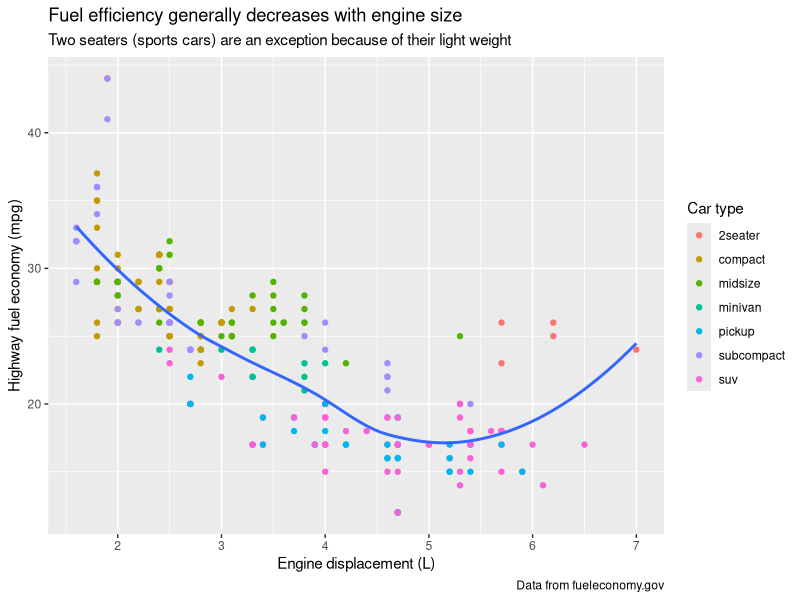
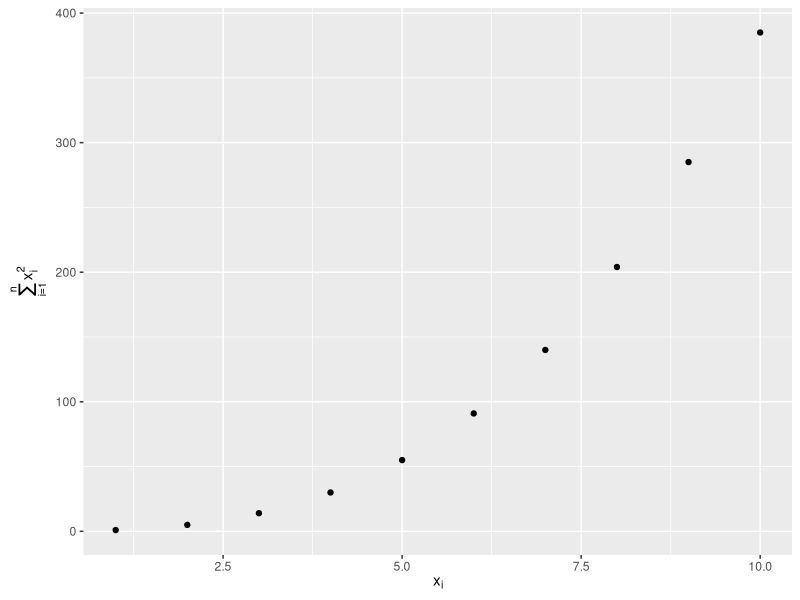
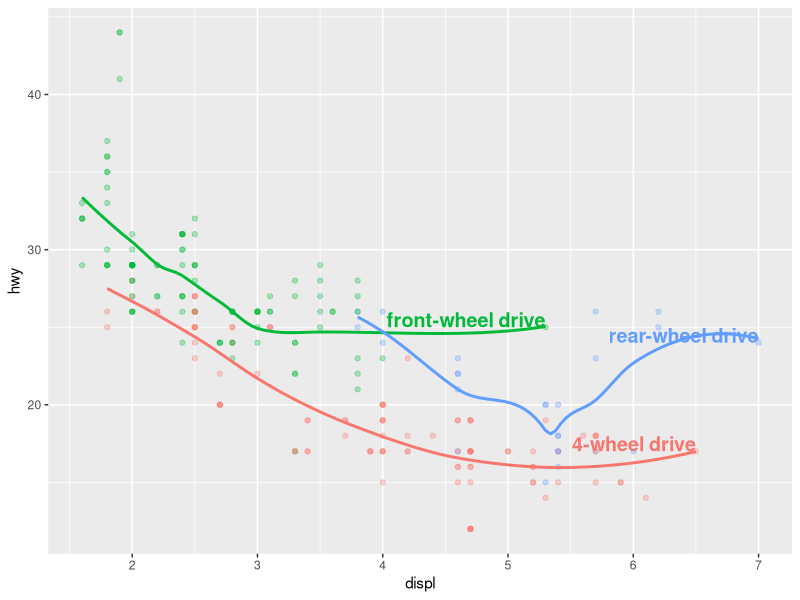
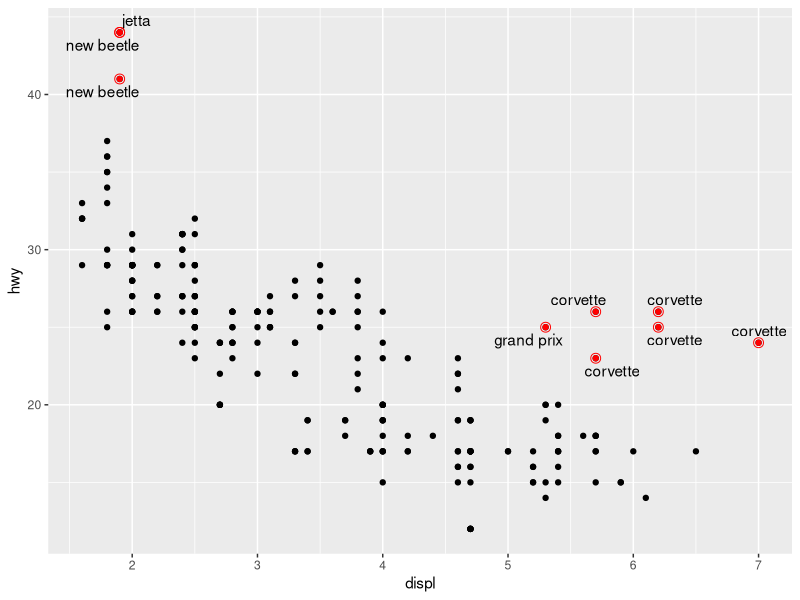
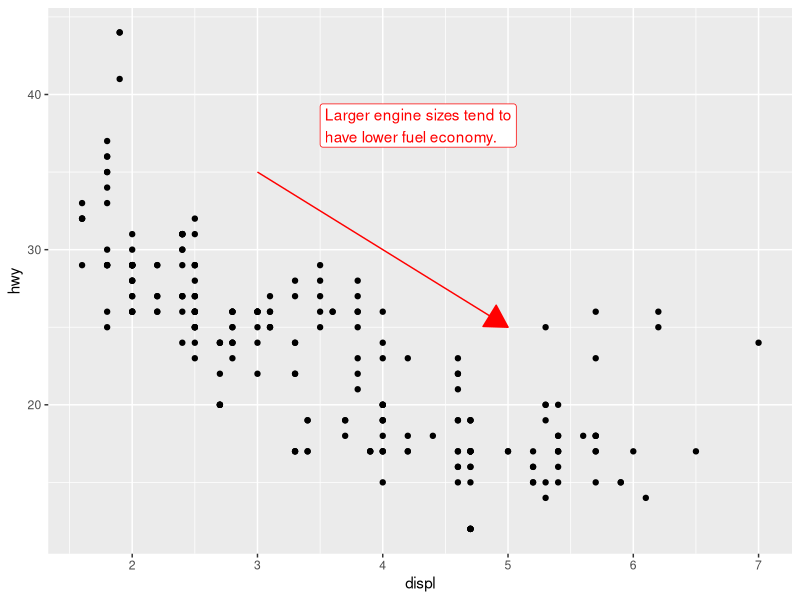
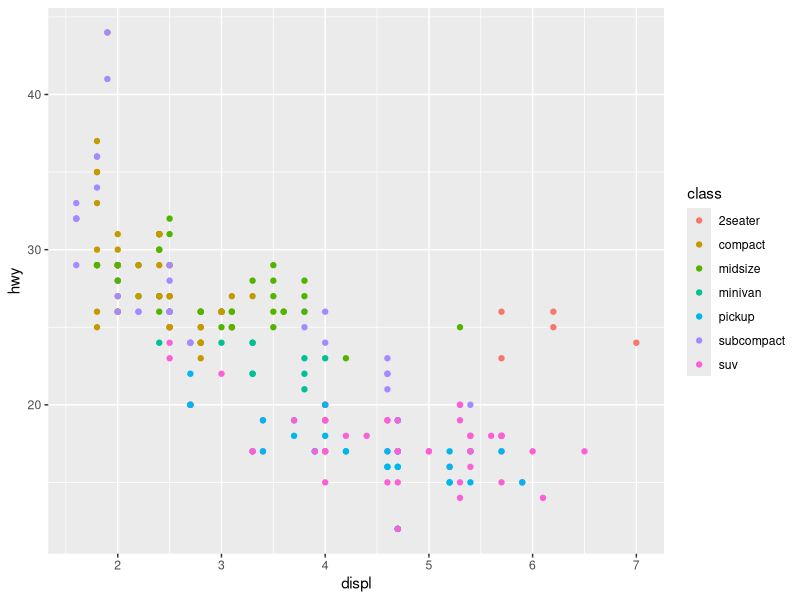
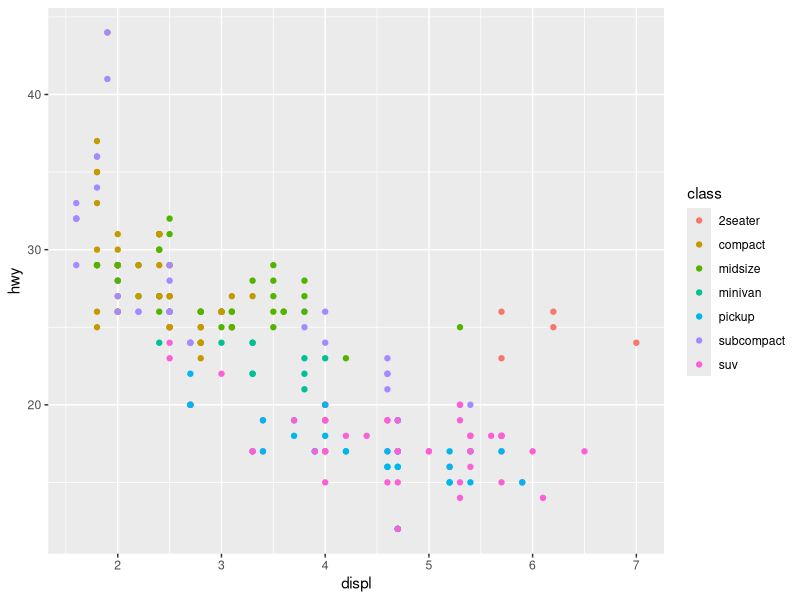
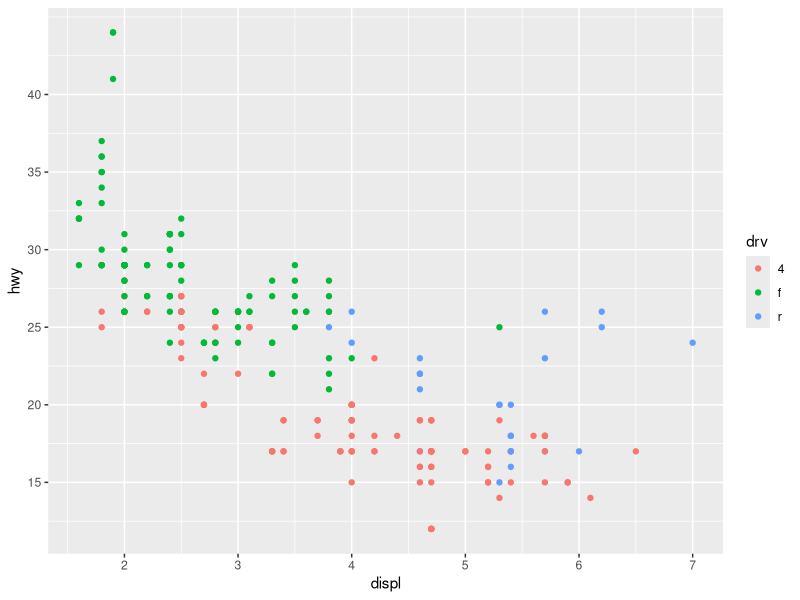

The R script that drew these images, in order:
#Chapter 11  Communication................

#11.1.1 Prerequisites

library(tidyverse)
library(scales)
library(ggrepel)
library(patchwork)

#11.2 Labels

ggplot(mpg, aes(x = displ, y = hwy)) +
  geom_point(aes(color = class)) +
  geom_smooth(se = FALSE) +
  labs(
    x = "Engine displacement (L)",
    y = "Highway fuel economy (mpg)",
    color = "Car type",
    title = "Fuel efficiency generally decreases with engine size",
    subtitle = "Two seaters (sports cars) are an exception because of their light weight",
    caption = "Data from fueleconomy.gov"
  )

df <- tibble(
  x = 1:10,
  y = cumsum(x^2)
)

ggplot(df, aes(x, y)) +
  geom_point() +
  labs(
    x = quote(x[i]),
    y = quote(sum(x[i] ^ 2, i == 1, n))
  )

#11.3 Annotations

label_info <- mpg |>
  group_by(drv) |>
  arrange(desc(displ)) |>
  slice_head(n = 1) |>
  mutate(
    drive_type = case_when(
      drv == "f" ~ "front-wheel drive",
      drv == "r" ~ "rear-wheel drive",
      drv == "4" ~ "4-wheel drive"
    )
  ) |>
  select(displ, hwy, drv, drive_type)

ggplot(mpg, aes(x = displ, y = hwy, color = drv)) +
  geom_point(alpha = 0.3) +
  geom_smooth(se = FALSE) +
  geom_text(
    data = label_info, 
    aes(x = displ, y = hwy, label = drive_type),
    fontface = "bold", size = 5, hjust = "right", vjust = "bottom"
  ) +
  theme(legend.position = "none")

potential_outliers <- mpg |>
  filter(hwy > 40 | (hwy > 20 & displ > 5))

ggplot(mpg, aes(x = displ, y = hwy)) +
  geom_point() +
  geom_text_repel(data = potential_outliers, aes(label = model)) +
  geom_point(data = potential_outliers, color = "red") +
  geom_point(
    data = potential_outliers,
    color = "red", size = 3, shape = "circle open"
  )

trend_text <- "Larger engine sizes tend to have lower fuel economy." |>
  str_wrap(width = 30)
trend_text

ggplot(mpg, aes(x = displ, y = hwy)) +
  geom_point() +
  annotate(
    geom = "label", x = 3.5, y = 38,
    label = trend_text,
    hjust = "left", color = "red"
  ) +
  annotate(
    geom = "segment",
    x = 3, y = 35, xend = 5, yend = 25, color = "red",
    arrow = arrow(type = "closed")
  )

#11.4 Scales

ggplot(mpg, aes(x = displ, y = hwy)) +
  geom_point(aes(color = class))

ggplot(mpg, aes(x = displ, y = hwy)) +
  geom_point(aes(color = class)) +
  scale_x_continuous() +
  scale_y_continuous() +
  scale_color_discrete()

#11.4.2 Axis ticks and legend keys

ggplot(mpg, aes(x = displ, y = hwy, color = drv)) +
  geom_point() +
  scale_y_continuous(breaks = seq(15, 40, by = 5)) 

ggplot(mpg, aes(x = displ, y = hwy, color = drv)) +
  geom_point() +
  scale_x_continuous(labels = NULL) +
  scale_y_continuous(labels = NULL) +
  scale_color_discrete(labels = c("4" = "4-wheel", "f" = "front", "r" = "rear"))

# Left
ggplot(diamonds, aes(x = price, y = cut)) +
  geom_boxplot(alpha = 0.05) +
  scale_x_continuous(labels = label_dollar())

# Right
ggplot(diamonds, aes(x = price, y = cut)) +
  geom_boxplot(alpha = 0.05) +
  scale_x_continuous(
    labels = label_dollar(scale = 1/1000, suffix = "K"), 
    breaks = seq(1000, 19000, by = 6000)
  )

ggplot(diamonds, aes(x = cut, fill = clarity)) +
  geom_bar(position = "fill") +
  scale_y_continuous(name = "Percentage", labels = label_percent())

presidential |>
  mutate(id = 33 + row_number()) |>
  ggplot(aes(x = start, y = id)) +
  geom_point() +
  geom_segment(aes(xend = end, yend = id)) +
  scale_x_date(name = NULL, breaks = presidential$start, date_labels = "'%y")

#11.4.3 Legend layout

base <- ggplot(mpg, aes(x = displ, y = hwy)) +
  geom_point(aes(color = class))

base + theme(legend.position = "right") # the default
base + theme(legend.position = "left")
base + 
  theme(legend.position = "top") +
  guides(color = guide_legend(nrow = 3))
base + 
  theme(legend.position = "bottom") +
  guides(color = guide_legend(nrow = 3))

ggplot(mpg, aes(x = displ, y = hwy)) +
  geom_point(aes(color = class)) +
  geom_smooth(se = FALSE) +
  theme(legend.position = "bottom") +
  guides(color = guide_legend(nrow = 2, override.aes = list(size = 4)))
#> `geom_smooth()` using method = 'loess' and formula = 'y ~ x'

#11.4.4 Replacing a scale

# Left
ggplot(diamonds, aes(x = carat, y = price)) +
  geom_bin2d()

# Right
ggplot(diamonds, aes(x = log10(carat), y = log10(price))) +
  geom_bin2d()

ggplot(diamonds, aes(x = carat, y = price)) +
  geom_bin2d() + 
  scale_x_log10() + 
  scale_y_log10()

ggplot(mpg, aes(x = displ, y = hwy)) +
  geom_point(aes(color = drv))

ggplot(mpg, aes(x = displ, y = hwy)) +
  geom_point(aes(color = drv)) +
  scale_color_brewer(palette = "Set1")

ggplot(mpg, aes(x = displ, y = hwy)) +
  geom_point(aes(color = drv, shape = drv)) +
  scale_color_brewer(palette = "Set1")

presidential |>
  mutate(id = 33 + row_number()) |>
  ggplot(aes(x = start, y = id, color = party)) +
  geom_point() +
  geom_segment(aes(xend = end, yend = id)) +
  scale_color_manual(values = c(Republican = "#E81B23", Democratic = "#00AEF3"))

df <- tibble(
  x = rnorm(10000),
  y = rnorm(10000)
)

ggplot(df, aes(x, y)) +
  geom_hex() +
  coord_fixed() +
  labs(title = "Default, continuous", x = NULL, y = NULL)

ggplot(df, aes(x, y)) +
  geom_hex() +
  coord_fixed() +
  scale_fill_viridis_c() +
  labs(title = "Viridis, continuous", x = NULL, y = NULL)

ggplot(df, aes(x, y)) +
  geom_hex() +
  coord_fixed() +
  scale_fill_viridis_b() +
  labs(title = "Viridis, binned", x = NULL, y = NULL)

#11.4.5 Zooming

# Left
ggplot(mpg, aes(x = displ, y = hwy)) +
  geom_point(aes(color = drv)) +
  geom_smooth()

# Right
mpg |>
  filter(displ >= 5 & displ <= 6 & hwy >= 10 & hwy <= 25) |>
  ggplot(aes(x = displ, y = hwy)) +
  geom_point(aes(color = drv)) +
  geom_smooth()

# Left
ggplot(mpg, aes(x = displ, y = hwy)) +
  geom_point(aes(color = drv)) +
  geom_smooth() +
  scale_x_continuous(limits = c(5, 6)) +
  scale_y_continuous(limits = c(10, 25))

# Right
ggplot(mpg, aes(x = displ, y = hwy)) +
  geom_point(aes(color = drv)) +
  geom_smooth() +
  coord_cartesian(xlim = c(5, 6), ylim = c(10, 25))

suv <- mpg |> filter(class == "suv")
compact <- mpg |> filter(class == "compact")

# Left
ggplot(suv, aes(x = displ, y = hwy, color = drv)) +
  geom_point()

# Right
ggplot(compact, aes(x = displ, y = hwy, color = drv)) +
  geom_point()

x_scale <- scale_x_continuous(limits = range(mpg$displ))
y_scale <- scale_y_continuous(limits = range(mpg$hwy))
col_scale <- scale_color_discrete(limits = unique(mpg$drv))

# Left
ggplot(suv, aes(x = displ, y = hwy, color = drv)) +
  geom_point() +
  x_scale +
  y_scale +
  col_scale

# Right
ggplot(compact, aes(x = displ, y = hwy, color = drv)) +
  geom_point() +
  x_scale +
  y_scale +
  col_scale

#11.5 Themes

ggplot(mpg, aes(x = displ, y = hwy)) +
  geom_point(aes(color = class)) +
  geom_smooth(se = FALSE) +
  theme_bw()

ggplot(mpg, aes(x = displ, y = hwy, color = drv)) +
  geom_point() +
  labs(
    title = "Larger engine sizes tend to have lower fuel economy",
    caption = "Source: https://fueleconomy.gov."
  ) +
  theme(
    legend.position = c(0.6, 0.7),
    legend.direction = "horizontal",
    legend.box.background = element_rect(color = "black"),
    plot.title = element_text(face = "bold"),
    plot.title.position = "plot",
    plot.caption.position = "plot",
    plot.caption = element_text(hjust = 0)
  )
#> Warning: A numeric `legend.position` argument in `theme()` was deprecated in ggplot2
#> 3.5.0.
#> ℹ Please use the `legend.position.inside` argument of `theme()` instead.

#11.6 Layout

p1 <- ggplot(mpg, aes(x = displ, y = hwy)) + 
  geom_point() + 
  labs(title = "Plot 1")
p2 <- ggplot(mpg, aes(x = drv, y = hwy)) + 
  geom_boxplot() + 
  labs(title = "Plot 2")
p1 + p2

p3 <- ggplot(mpg, aes(x = cty, y = hwy)) + 
  geom_point() + 
  labs(title = "Plot 3")
(p1 | p3) / p2


p1 <- ggplot(mpg, aes(x = drv, y = cty, color = drv)) + 
  geom_boxplot(show.legend = FALSE) + 
  labs(title = "Plot 1")

p2 <- ggplot(mpg, aes(x = drv, y = hwy, color = drv)) + 
  geom_boxplot(show.legend = FALSE) + 
  labs(title = "Plot 2")

p3 <- ggplot(mpg, aes(x = cty, color = drv, fill = drv)) + 
  geom_density(alpha = 0.5) + 
  labs(title = "Plot 3")

p4 <- ggplot(mpg, aes(x = hwy, color = drv, fill = drv)) + 
  geom_density(alpha = 0.5) + 
  labs(title = "Plot 4")

p5 <- ggplot(mpg, aes(x = cty, y = hwy, color = drv)) + 
  geom_point(show.legend = FALSE) + 
  facet_wrap(~drv) +
  labs(title = "Plot 5")

(guide_area() / (p1 + p2) / (p3 + p4) / p5) +
  plot_annotation(
    title = "City and highway mileage for cars with different drive trains",
    caption = "Source: https://fueleconomy.gov."
  ) +
  plot_layout(
    guides = "collect",
    heights = c(1, 3, 2, 4)
  ) &
  theme(legend.position = "top")

library(ggplot2)

ggplot(mpg, aes(x = displ, y = hwy, color = class)) +
  geom_point() +
  geom_smooth(se = FALSE) +
  labs(
    title = "Fuel Efficiency vs. Engine Size",
    subtitle = "Sports cars tend to have higher efficiency despite larger engines",
    x = "Engine Displacement (L)",
    y = "Highway Fuel Economy (mpg)",
    color = "Car Type",
    caption = "Data source: fueleconomy.gov"
  )



ggplot(mpg, aes(x = cty, y = hwy, color = drv, shape = drv)) +
  geom_point() +
  labs(
    title = "City vs. Highway MPG by Drive Type",
    subtitle = "Different shapes and colors represent drive types",
    x = "City MPG",
    y = "Highway MPG",
    color = "Type of Drive Train",
    shape = "Type of Drive Train",
    caption = "Data source: fueleconomy.gov"
  )

ggplot(mpg, aes(x = displ, y = hwy)) +
  geom_point() +
  labs(
    title = "Main Title Explaining the Plot's Insight",
    subtitle = "Additional details to give context",
    x = "X-axis Label",
    y = "Y-axis Label",
    caption = "Data source: Your source"
  )

ggplot(mpg, aes(x = displ, y = hwy)) +
  geom_point() +
  annotate("text", x = 2, y = 45, label = "Top Left", hjust = 0) +
  annotate("text", x = 6, y = 45, label = "Top Right", hjust = 1) +
  annotate("text", x = 2, y = 15, label = "Bottom Left", hjust = 0) +
  annotate("text", x = 6, y = 15, label = "Bottom Right", hjust = 1) +
  labs(
    title = "Fuel Efficiency vs. Engine Size",
    subtitle = "Sports cars tend to have higher efficiency despite larger engines",
    x = "Engine Displacement (L)",
    y = "Highway Fuel Economy (mpg)",
    caption = "Data source: fueleconomy.gov"
  )

ggplot(diamonds, aes(x = carat, y = price)) +
  geom_point(aes(color = cut), alpha = 1/20) +
  guides(color = guide_legend(override.aes = list(alpha = 1, size = 3))) +
  theme_minimal()

ggplot(diamonds, aes(x = carat, y = price)) +
  geom_point(aes(color = cut), alpha = 1/20) +
  guides(color = guide_legend(override.aes = list(alpha = 1, size = 3))) +
  theme(
    axis.title.x = element_text(color = "blue", face = "bold"),
    axis.title.y = element_text(color = "blue", face = "bold")
  )







